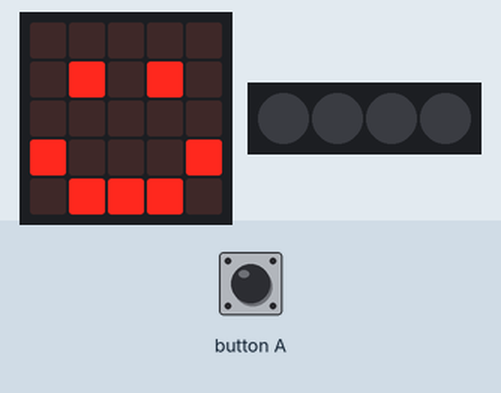
This program was run on a simulated BBC micro:bit (MakeCode). On the bench: the board's 5×5 LED display, 4 RGB LEDs in strip order, left to right. The test bench sets the inputs (shaded band).

Above: at 1.8 s.
1.9 s: button A pressed for 0.15 s
At 5.8 s:
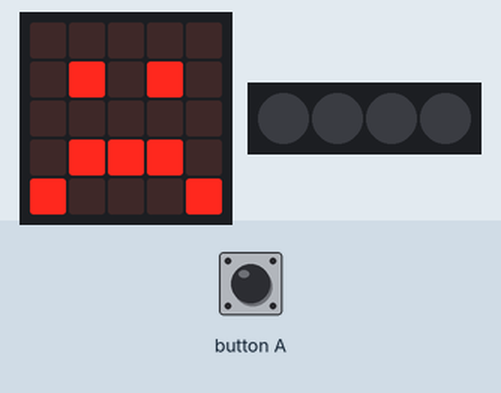
At 7.0 s:
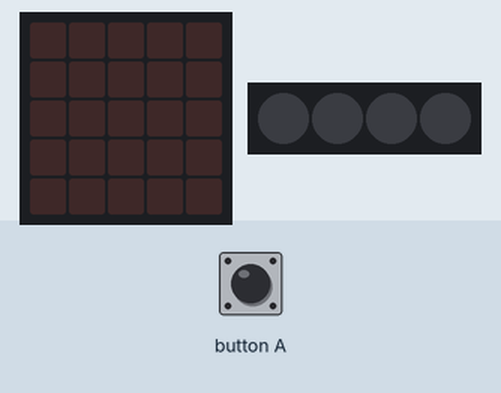
Timing chart, 0 to 8.5 s (numbered marks = the images above; inputs shaded):
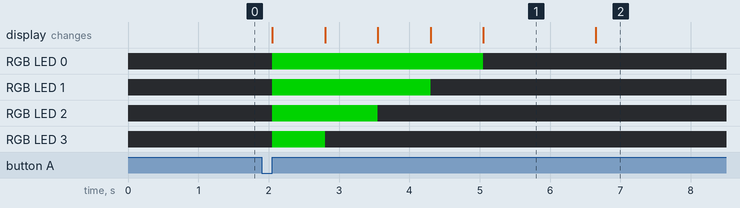

The program:

main.ts
```typescript
// (licence header left out)
// variables
let neoPixelStrip: neopixel.Strip = null
let loopCount: number

// setup
basic.clearScreen()
basic.showIcon(IconNames.Happy)
neoPixelStrip = neopixel.create(DigitalPin.P16, 4, NeoPixelMode.RGB)
neoPixelStrip.setPixelColor(0, neopixel.colors(NeoPixelColors.Black))
neoPixelStrip.setPixelColor(1, neopixel.colors(NeoPixelColors.Black))
neoPixelStrip.setPixelColor(2, neopixel.colors(NeoPixelColors.Black))
neoPixelStrip.setPixelColor(3, neopixel.colors(NeoPixelColors.Black))
neoPixelStrip.show()

// on button press
input.onButtonPressed(Button.A, function () {
  basic.clearScreen()
  loopCount = 4
  neoPixelStrip.setPixelColor(0, neopixel.colors(NeoPixelColors.Green))
  neoPixelStrip.setPixelColor(1, neopixel.colors(NeoPixelColors.Green))
  neoPixelStrip.setPixelColor(2, neopixel.colors(NeoPixelColors.Green))
  neoPixelStrip.setPixelColor(3, neopixel.colors(NeoPixelColors.Green))
  neoPixelStrip.show()
  while ((loopCount) > 0) {
    // countdown
    basic.showString(loopCount.toString())
    neoPixelStrip.setPixelColor((loopCount - 1), neopixel.colors(NeoPixelColors.Black))
    neoPixelStrip.show()
    loopCount = loopCount - 1
    // change loopCount
    if ((loopCount) <= 0) {
      basic.showIcon(IconNames.Sad)
      basic.pause(1000)
      basic.clearScreen()
    }
  }
})
```

Measured:
- after the input at 1.9 s, RGB LED 0: off → RGB(0, 127, 0) after 0.15 s, → off 3.0 s later; RGB LED 1: off → RGB(0, 127, 0) after 0.15 s, → off 2.3 s later
- what the display in image 1 shows lasts 1.6 s, from 5.1 s to 6.7 s
